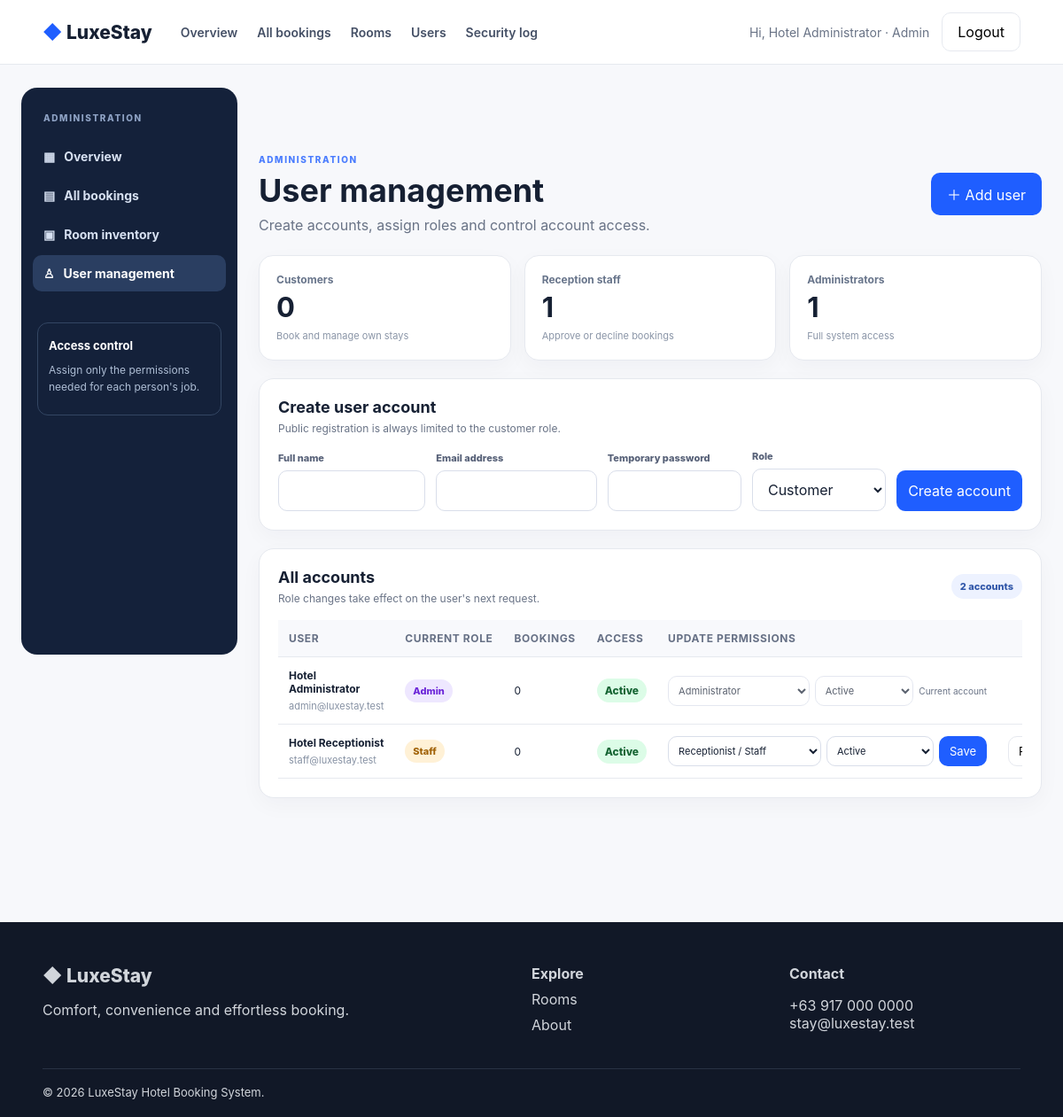
Screenshot of /admin/users/index.php (signed in) with the database file from the repository.
### tables this page shows
CREATE TABLE users(id INT AUTO_INCREMENT PRIMARY KEY,name VARCHAR(120) NOT NULL,email VARCHAR(160) NOT NULL UNIQUE,password VARCHAR(255) NOT NULL,role ENUM('customer','staff','admin') NOT NULL DEFAULT 'customer',status ENUM('active','inactive') NOT NULL DEFAULT 'active',created_at TIMESTAMP DEFAULT CURRENT_TIMESTAMP);

### includes/functions.php (called while the page is built, shortened)
<?php
function e($v) { return htmlspecialchars((string)$v, ENT_QUOTES | ENT_SUBSTITUTE, 'UTF-8'); }
function url($p = '') { return '/hotel_booking_system/' . ltrim($p, '/'); }
?>

### admin/users/index.php (the view, shortened to what this page needs)
<?php
require '../../config/database.php'; require '../../includes/functions.php'; require_admin(); $err='';
$users=$pdo->query('SELECT u.*,COUNT(b.id) booking_count FROM users u LEFT JOIN bookings b ON b.user_id=u.id GROUP BY u.id ORDER BY FIELD(u.role,\'admin\',\'staff\',\'customer\'),u.created_at DESC')->fetchAll();
$counts=['customer'=>0,'staff'=>0,'admin'=>0];foreach($users as $u){$counts[$u['role']]++;}
$page_title='User Management';include '../../includes/header.php'; ?>
<div class="workspace"><aside class="workspace-sidebar"><div class="side-label">ADMINISTRATION</div><a href="<?=url('admin/index.php')?>">▦ &nbsp; Overview</a><a href="<?=url('admin/bookings/index.php')?>">▤ &nbsp; All bookings</a><a href="<?=url('admin/rooms/index.php')?>">▣ &nbsp; Room inventory</a><a class="active" href="<?=url('admin/users/index.php')?>">♙ &nbsp; User management</a><div class="sidebar-note"><strong>Access control</strong><p>Assign only the permissions needed for each person's job.</p></div></aside><section class="workspace-main"><div class="workspace-heading"><div><div class="eyebrow" style="color:var(--brand)">ADMINISTRATION</div><h1>User management</h1><p class="muted">Create accounts, assign roles and control account access.</p></div><a class="btn btn-primary" href="#create-user">＋ Add user</a></div><div class="stats-dashboard compact-stats"><article class="metric-card"><span class="metric-label">Customers</span><strong><?=$counts['customer']?></strong><small>Book and manage own stays</small></article><article class="metric-card"><span class="metric-label">Reception staff</span><strong><?=$counts['staff']?></strong><small>Approve or decline bookings</small></article><article class="metric-card"><span class="metric-label">Administrators</span><strong><?=$counts['admin']?></strong><small>Full system access</small></article></div>
<section class="panel" id="create-user"><div class="panel-heading"><div><h2>Create user account</h2><p class="muted">Public registration is always limited to the customer role.</p></div></div><form method="post" class="user-create-form" data-confirm="Create this account with the selected role? Only trusted staff should receive staff or admin access." data-confirm-title="Create user account"><input type="hidden" name="csrf" value="<?=csrf_token()?>"><input type="hidden" name="action" value="create"><div class="form-group"><label>Full name</label><input class="input" name="name" required minlength="2"></div><div class="form-group"><label>Email address</label><input class="input" type="email" name="email" required></div><div class="form-group"><label>Temporary password</label><input class="input" type="password" name="password" minlength="12" maxlength="72" required></div><div class="form-group"><label>Role</label><select class="select" name="role"><option value="customer">Customer</option><option value="staff">Receptionist / Staff</option><option value="admin">Administrator</option></select></div><button class="btn btn-primary">Create account</button></form></section>
<section class="panel staff-section"><div class="panel-heading"><div><h2>All accounts</h2><p class="muted">Role changes take effect on the user's next request.</p></div><span class="pill-count"><?=count($users)?> accounts</span></div><div class="table-wrap clean-table"><table class="table"><thead><tr><th>User</th><th>Current role</th><th>Bookings</th><th>Access</th><th>Update permissions</th><th></th></tr></thead><tbody><?php foreach($users as $u): ?><tr><td><strong><?=e($u['name'])?></strong><small class="table-sub"><?=e($u['email'])?></small></td><td><span class="role-pill role-<?=e($u['role'])?>"><?=e(ucfirst($u['role']))?></span></td><td><?=e($u['booking_count'])?></td><td><span class="badge <?=$u['status']==='active'?'confirmed':'cancelled'?>"><?=e(ucfirst($u['status']))?></span></td><td><form method="post" class="user-update-form" data-confirm="Save this account role and access status?" data-confirm-title="Update account access"><input type="hidden" name="csrf" value="<?=csrf_token()?>"><input type="hidden" name="action" value="update"><input type="hidden" name="id" value="<?=$u['id']?>"><select class="select" name="role" aria-label="Role for <?=e($u['name'])?>" <?=$u['id']==$_SESSION['user']['id']?'disabled':''?>><?php foreach(['customer'=>'Customer','staff'=>'Receptionist / Staff','admin'=>'Administrator'] as $val=>$label): ?><option value="<?=$val?>" <?=$u['role']===$val?'selected':''?>><?=$label?></option><?php endforeach; ?></select><select class="select" name="status" aria-label="Status for <?=e($u['name'])?>" <?=$u['id']==$_SESSION['user']['id']?'disabled':''?>><option value="active" <?=$u['status']==='active'?'selected':''?>>Active</option><option value="inactive" <?=$u['status']==='inactive'?'selected':''?>>Inactive</option></select><?php if($u['id']==$_SESSION['user']['id']): ?><span class="muted tiny">Current account</span><?php else: ?><button class="btn btn-primary btn-sm">Save</button><?php endif; ?></form></td><td><?php if($u['id']!=$_SESSION['user']['id']): ?><form method="post" data-confirm="Remove this account? Accounts with booking history will be deactivated instead." data-confirm-title="Remove account"><input type="hidden" name="csrf" value="<?=csrf_token()?>"><input type="hidden" name="action" value="delete"><input type="hidden" name="id" value="<?=$u['id']?>"><button class="btn btn-outline btn-sm">Remove</button></form><?php endif; ?></td></tr><?php endforeach; ?></tbody></table></div></section></section></div><?php include '../../includes/footer.php'; ?>

### rows the page displays
users: id "1", name "Hotel Administrator", email "admin@luxestay.test", role "Admin", booking_count "0", status "Active", role "Administrator", shows "Current account"
users: name "Hotel Receptionist", email "staff@luxestay.test", role "Staff", booking_count "0", status "Active", role "Receptionist / Staff", shows "Save"

### other values shown
$_SESSION['user']['name'] "Hotel Administrator"
user_role() "Admin"
$counts['customer'] "0"
count($users) "2"
